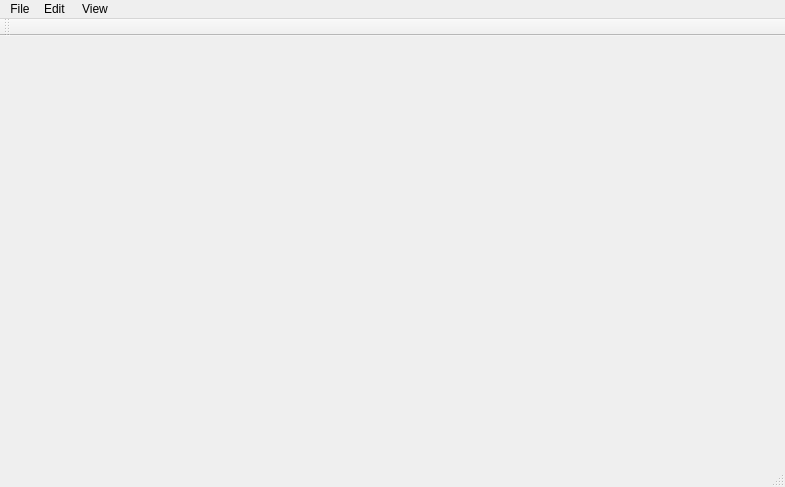
<?xml version="1.0" encoding="UTF-8"?>
<ui version="4.0">
 <class>MainWindow</class>
 <widget class="QMainWindow" name="MainWindow">
  <property name="geometry">
   <rect>
    <x>0</x>
    <y>0</y>
    <width>785</width>
    <height>487</height>
   </rect>
  </property>
  <property name="windowTitle">
   <string>MainWindow</string>
  </property>
  <widget class="QWidget" name="centralWidget"/>
  <widget class="QMenuBar" name="menuBar">
   <property name="geometry">
    <rect>
     <x>0</x>
     <y>0</y>
     <width>785</width>
     <height>20</height>
    </rect>
   </property>
   <widget class="QMenu" name="menuFile">
    <property name="title">
     <string>File</string>
    </property>
    <addaction name="actionSave_Project"/>
    <addaction name="actionOpe_Project"/>
    <addaction name="actionOpen_Project"/>
   </widget>
   <widget class="QMenu" name="menuEdit">
    <property name="title">
     <string>Edit </string>
    </property>
   </widget>
   <widget class="QMenu" name="menuView">
    <property name="title">
     <string>View</string>
    </property>
   </widget>
   <addaction name="menuFile"/>
   <addaction name="menuEdit"/>
   <addaction name="menuView"/>
  </widget>
  <widget class="QToolBar" name="mainToolBar">
   <attribute name="toolBarArea">
    <enum>TopToolBarArea</enum>
   </attribute>
   <attribute name="toolBarBreak">
    <bool>false</bool>
   </attribute>
  </widget>
  <widget class="QStatusBar" name="statusBar"/>
  <action name="actionSave_Project">
   <property name="text">
    <string>New Project</string>
   </property>
  </action>
  <action name="actionOpe_Project">
   <property name="text">
    <string>Recent Projects</string>
   </property>
  </action>
  <action name="actionOpen_Project">
   <property name="text">
    <string>Open Project</string>
   </property>
  </action>
 </widget>
 <layoutdefault spacing="6" margin="11"/>
 <resources/>
 <connections/>
</ui>
